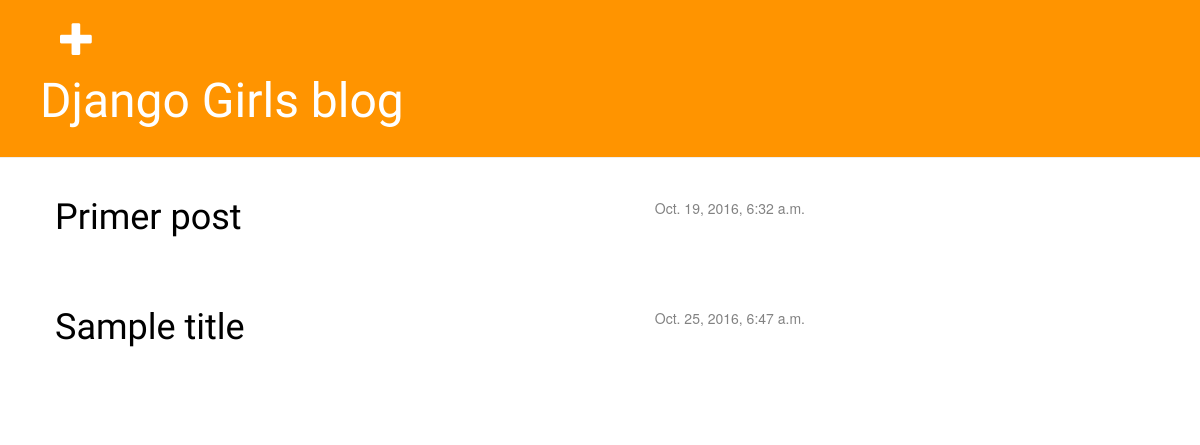
The app's page /, older data.
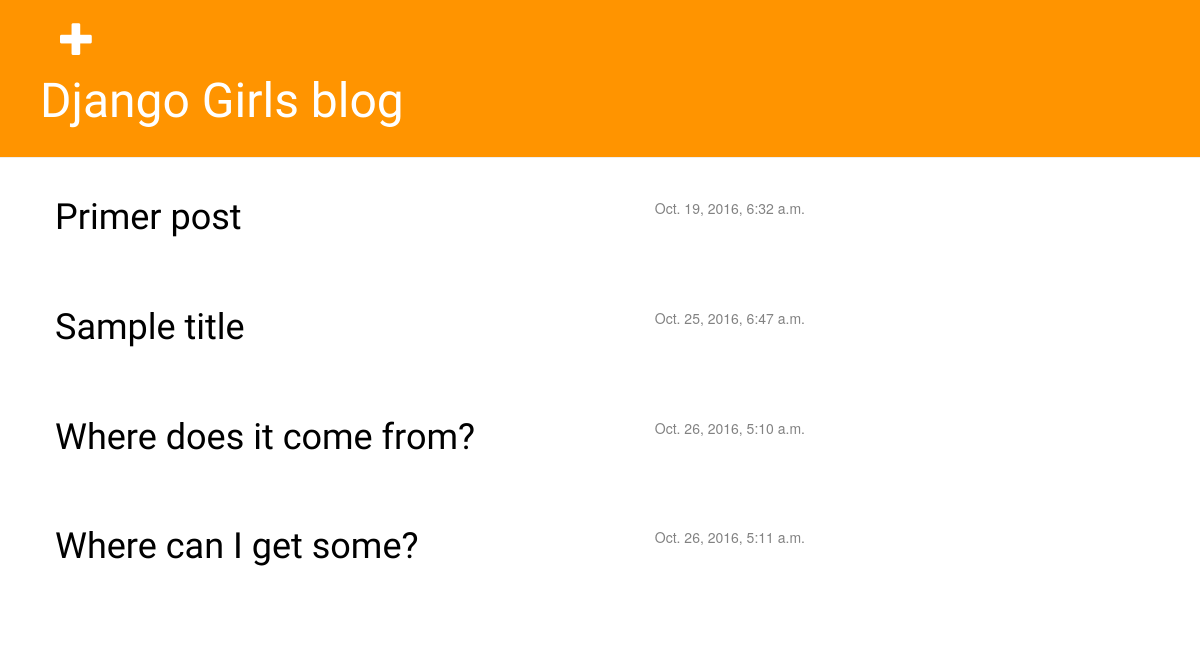
The same page, newer data.
### blog/models.py (models this page shows, shortened)
class Post(models.Model):
	author = models.ForeignKey('auth.User')
	title = models.CharField(max_length=200)
	text = models.TextField()
	created_date = models.DateTimeField(
		default=timezone.now)
	published_date = models.DateTimeField(blank=True, null=True)

### blog/views.py (the view)
# urls.py: url(r'^$', views.post_list, name='post_list'),
def post_list(request):
	posts = Post.objects.filter(published_date__lte=timezone.now()).order_by('published_date')
	return render(request,'blog/post_list.html', {'post':posts})

### blog/templates/blog/post_list.html
{% extends 'blog/base.html' %}
{% block content %}
    {% for post in post %}
        <div class="post">
            <div class="date">
                {{ post.published_date }}
            </div>
            <h1> <a href="{% url 'post_detail' pk=post.pk %}">{{ post.title }}</a> </h1>
        </div>
    {% endfor %}
{% endblock content %}

Row changes from the older to the newer data that the page shows:
added Post: published_date "Oct. 26, 2016, 5:10 a.m.", title "Where does it come from?"
added Post: published_date "Oct. 26, 2016, 5:11 a.m.", title "Where can I get some?"
